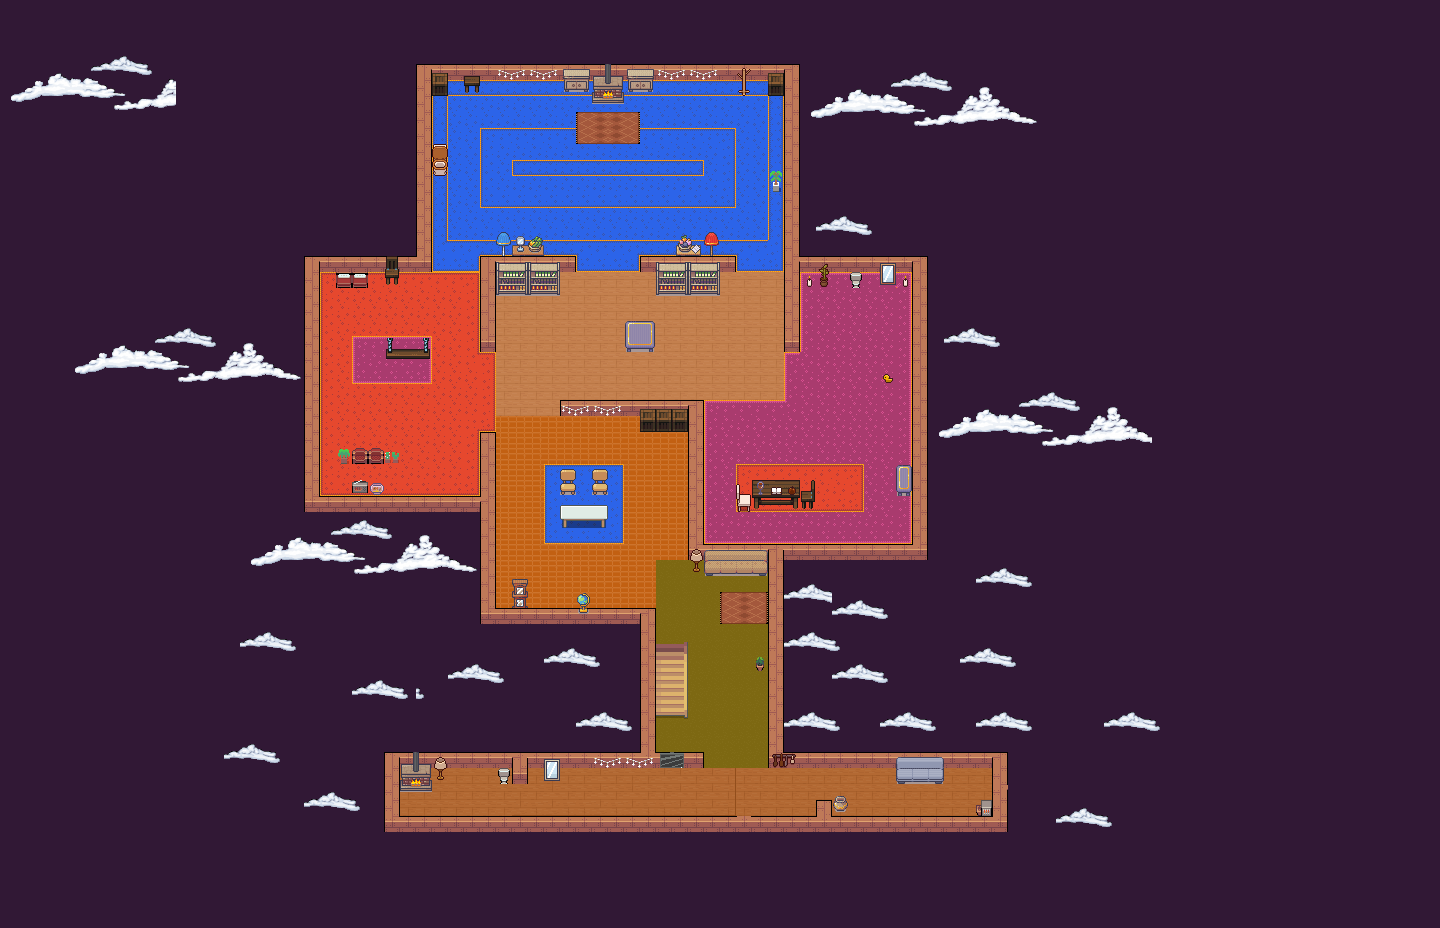

A level layout from a 2D game, rendered from its tile map. Below: a short description, then the map file with tile-grid data replaced by summaries:
An orthogonal 90x58 tile map with 16x16 px tiles, 3 tile layers (suelo, paredes, adornos), 9 tilesets and 15 objects.

<map version="1.9" tiledversion="1.9.2" orientation="orthogonal" renderorder="right-down" width="90" height="58" tilewidth="16" tileheight="16" infinite="0" nextlayerid="13" nextobjectid="31">
 <tileset firstgid="1" name="interior" tilewidth="16" tileheight="16" tilecount="216" columns="8">
  <image source="interior.png" width="128" height="432" />
 </tileset>
 <tileset firstgid="217" name="TopDownHouse_SmallItems" tilewidth="16" tileheight="16" tilecount="64" columns="8">
  <image source="TopDownHouse_SmallItems.png" width="128" height="128" />
 </tileset>
 <tileset firstgid="281" name="TopDownHouse_FurnitureState1" tilewidth="16" tileheight="16" tilecount="234" columns="13">
  <image source="TopDownHouse_FurnitureState1.png" width="208" height="288" />
 </tileset>
 <tileset firstgid="515" name="TopDownHouse_FloorsAndWalls" tilewidth="16" tileheight="16" tilecount="162" columns="18">
  <image source="TopDownHouse_FloorsAndWalls.png" width="288" height="144" />
 </tileset>
 <tileset firstgid="677" name="Interiors_free_16x16" tilewidth="16" tileheight="16" tilecount="1424" columns="16">
  <image source="Interiors_free_16x16.png" width="256" height="1424" />
 </tileset>
 <tileset firstgid="2101" name="Props2" tilewidth="16" tileheight="16" tilecount="625" columns="25">
  <image source="Props2.png" width="400" height="400" />
 </tileset>
 <tileset firstgid="2726" name="kitchen" tilewidth="16" tileheight="16" tilecount="333" columns="9">
  <image source="kitchen.png" width="144" height="592" />
 </tileset>
 <tileset firstgid="3059" name="nubes2" tilewidth="16" tileheight="16" tilecount="1271" columns="41">
  <image source="nubes2.png" width="658" height="497" />
 </tileset>
 <tileset firstgid="4330" name="clouds3" tilewidth="16" tileheight="16" tilecount="165" columns="15">
  <image source="Clouds_3.png" width="250" height="188" />
 </tileset>
 <layer id="3" name="suelo" width="90" height="58">
  <data>[5220 cells, 5184 non-empty, 230 distinct tile ids]</data>
 </layer>
 <layer id="2" name="paredes" width="90" height="58">
  <data>[5220 cells, 390 non-empty, 97 distinct tile ids]</data>
 </layer>
 <objectgroup id="10" name="player">
  <object id="16" x="455.272" y="793.843">
   <ellipse />
  </object>
 </objectgroup>
 <layer id="9" name="adornos" width="90" height="58">
  <data>[5220 cells, 112 non-empty, 74 distinct tile ids]</data>
 </layer>
 <objectgroup id="8" name="speedEnemies">
  <object id="20" x="719.333" y="638.667">
   <point />
  </object>
  <object id="21" x="724.667" y="160.667">
   <point />
  </object>
  <object id="22" x="445.333" y="322">
   <point />
  </object>
 </objectgroup>
 <objectgroup id="5" name="basicEnemies">
  <object id="23" x="769.333" y="336">
   <point />
  </object>
  <object id="24" x="766.667" y="442">
   <point />
  </object>
  <object id="25" x="521.333" y="525.333">
   <point />
  </object>
 </objectgroup>
 <objectgroup id="6" name="strongEnemies">
  <object id="26" x="505.333" y="130.667" />
  <object id="27" x="652.667" y="500" />
 </objectgroup>
 <objectgroup id="7" name="rangedEnemies">
  <object id="28" x="871.333" y="802">
   <point />
  </object>
  <object id="29" x="873.333" y="339.333">
   <point />
  </object>
  <object id="30" x="614" y="190.667">
   <point />
  </object>
 </objectgroup>
 <objectgroup id="12" name="eyes">
  <object id="17" x="572" y="332.5">
   <ellipse />
  </object>
  <object id="18" x="385.333" y="403.333">
   <ellipse />
  </object>
  <object id="19" x="858.667" y="454">
   <ellipse />
  </object>
 </objectgroup>
 <objectgroup id="11" name="chests" />
</map>
